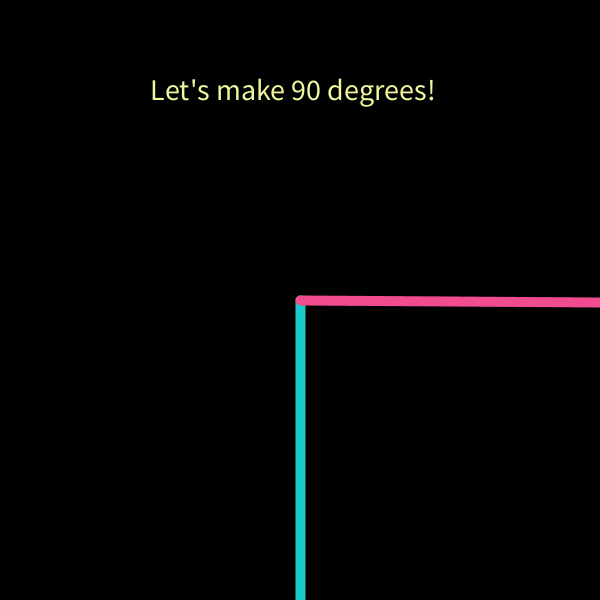
Frame 1 (no input)
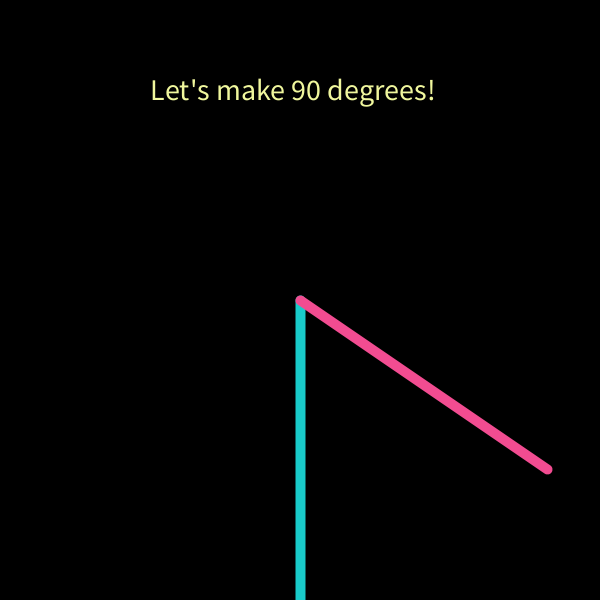
Frame 60 (the mouse pressed at the canvas centre just before this capture)
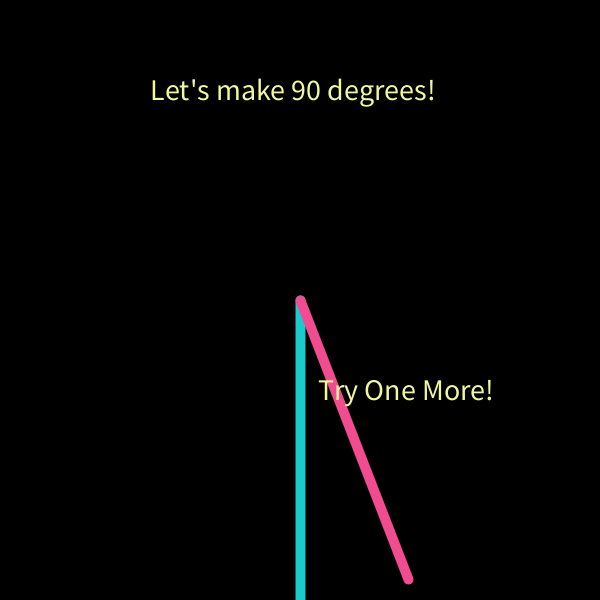
Frame 120 (the mouse held since frame 60 and released just before this capture)

The Processing sketch that drew these frames (run headless with seeded random() and noise(); from frame 60 on, the mouse is pressed at the canvas centre):

// Processing sketch: processing_164511
// ── processing_164511.pde

float aX=0, aY=0, uX=0, rad =0, tX1=300, tY1=300, tX2=300, tY2=600;
boolean isPressed = false;
float score=0;
 
void setup()
{
  size(600,600);
}
 
void keyPressed()
{
  tX1=width/2;
  tY1=0;
  tX2=random(0,width);
  tY2=height/2;
}
 
void mousePressed()
{
  float tVecX = tX2-tX1;
  float tVecY = tY2-tY1;
  
  float tVecMag = sqrt(tVecX * tVecX + tVecY * tVecY);
  
  float uVecX = aX - 300;
  float uVecY = aY - 300;
  
  float uVecMag = sqrt(uVecX * uVecX + uVecY * uVecY);
  
  float dot = tVecX * uVecX + tVecY * uVecY;
  
  float cosine= dot / (tVecMag * uVecMag);

  score = 100-cosine * 100;
  println(score);
}
 
void draw()
{
  background(0);
   textSize(30);
  fill(#F0F79D);
  text("Let's make 90 degrees!", width/4, height/6);
  
  stroke(#19CBCA);
  strokeWeight(10);
  line(tX1, tY1, tX2, tY2);

  rad+=0.01;
  aX = 300*cos(rad)+300;
  aY = 300*sin(rad)+300;
  stroke(#F24C91);
  line(width/2, height/2, aX, aY);
  
  if(mousePressed){
    isPressed = true;
  }
  else
    isPressed = false;
  
  textSize(30);
  fill(#F0F79D);
  if (score>90 & score < 110){
    text(" So Adorable<3", width/2, height*2/3);
  }
  else if(isPressed) text ("   Try One More!", width/2, height*2/3);
  

}
